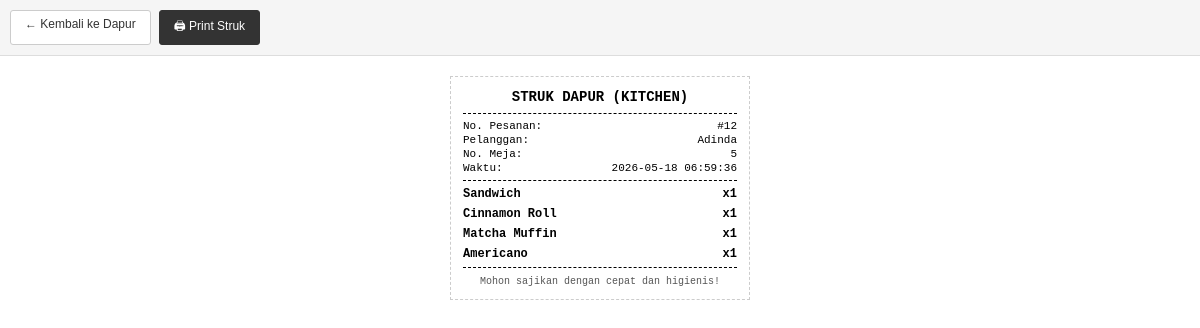
/dapur_struk.php?id=12 (signed in), run on the app's committed database.
### tables this page shows
CREATE TABLE `tb_pesanan` (
  `id_pesanan` int NOT NULL,
  `nama_pelanggan` varchar(200) NOT NULL,
  `no_meja` int NOT NULL,
  `total_harga` int NOT NULL,
  `status_bayar` enum('belum_bayar','lunas') NOT NULL,
  `status_pesanan` enum('proses','selesai') NOT NULL,
  `tgl_pesanan` varchar(200) NOT NULL,
  `uang_bayar` int NOT NULL,
  `nama_kasir` varchar(200) NOT NULL,
  `metode_bayar` enum('tunai','qris','transfer','kartu') NOT NULL DEFAULT 'tunai'
);

CREATE TABLE `tb_detail_pesanan` (
  `id_detail` int NOT NULL,
  `id_pesanan` int NOT NULL,
  `id_menu` int NOT NULL,
  `jumlah` int NOT NULL,
  `subtotal` int NOT NULL,
  `catatan` text
);

CREATE TABLE `tb_menu` (
  `id_menu` int NOT NULL,
  `nama_menu` varchar(100) NOT NULL,
  `kategori` enum('makanan','minuman') NOT NULL,
  `harga` int NOT NULL,
  `stok` int NOT NULL
);

### dapur_struk.php (the view, shortened to what this page needs)
<?php
include 'function/connect.php';
$id = intval($_GET['id'] ?? 0);
$pesanan = mysqli_fetch_assoc(mysqli_query($koneksi, "SELECT * FROM tb_pesanan WHERE id_pesanan=$id"));
$details = mysqli_query(
    $koneksi,
    "SELECT d.id_menu, d.jumlah, m.nama_menu, d.catatan
     FROM tb_detail_pesanan d
     JOIN tb_menu m ON d.id_menu = m.id_menu
     WHERE d.id_pesanan = $id"
);
?>
<!DOCTYPE html>
<html lang="id">
<head>
</head>
<body>
    <div class="no-print">
        <a href="dapur.php">← Kembali ke Dapur</a>
        <button class="cetak" onclick="window.print()">🖨 Print Struk</button>
    </div>
    <div class="struk">
        <div class="judul">STRUK DAPUR (KITCHEN)</div>
        <hr class="garis">
        <div class="info-row"><span>No. Pesanan:</span> <span>#<?= $pesanan['id_pesanan'] ?></span></div>
        <div class="info-row"><span>Pelanggan:</span> <span><?= htmlspecialchars($pesanan['nama_pelanggan']) ?></span></div>
        <div class="info-row"><span>No. Meja:</span> <span><?= htmlspecialchars($pesanan['no_meja']) ?></span></div>
        <div class="info-row"><span>Waktu:</span> <span><?= htmlspecialchars($pesanan['tgl_pesanan']) ?></span></div>
        <hr class="garis">
        <?php while ($row = mysqli_fetch_assoc($details)): ?>
            <div class="item">
                <div class="item-header">
                    <span><?= htmlspecialchars($row['nama_menu']) ?></span>
                    <span>x<?= $row['jumlah'] ?></span>
                </div>
            </div>
        <?php endwhile; ?>
        <hr class="garis">
        <div style="text-align: center; font-size: 10px; margin-top: 8px; color: #555;">
            Mohon sajikan dengan cepat dan higienis!
        </div>
    </div>
</body>
</html>

### dapur_struk.php (style rules this page uses)
* { margin: 0; padding: 0; box-sizing: border-box; }
body { font-family: 'Courier New', monospace; font-size: 12px; background: #fff; padding: 0; }
.no-print { padding: 10px; background: #f5f5f5; border-bottom: 1px solid #ddd; display: flex; gap: 8px; }
.no-print button, .no-print a { padding: 6px 14px; font-size: 12px; border-radius: 3px; cursor: pointer; border: 1px solid #ccc; background: #fff; text-decoration: none; color: #333; font-family: sans-serif; }
.no-print button.cetak { background: #333; color: #fff; border-color: #333; }
.struk { width: 300px; margin: 20px auto; padding: 12px; border: 1px dashed #ccc; }
.judul { text-align: center; font-size: 14px; font-weight: bold; margin-bottom: 8px; }
.garis { border: none; border-top: 1px dashed #000; margin: 6px 0; }
.info-row { display: flex; justify-content: space-between; font-size: 11px; margin-bottom: 2px; }
.item { font-size: 12px; margin-bottom: 6px; }
.item-header { display: flex; justify-content: space-between; font-weight: bold; }

### data on the page
tb_pesanan: id_pesanan "12", nama_pelanggan "Adinda", no_meja "5", tgl_pesanan "2026-05-18 06:59:36"
tb_detail_pesanan: id_menu.nama_menu "Sandwich", jumlah "1"
tb_detail_pesanan: id_menu.nama_menu "Cinnamon Roll", jumlah "1"
tb_detail_pesanan: id_menu.nama_menu "Matcha Muffin", jumlah "1"
tb_detail_pesanan: id_menu.nama_menu "Americano", jumlah "1"
